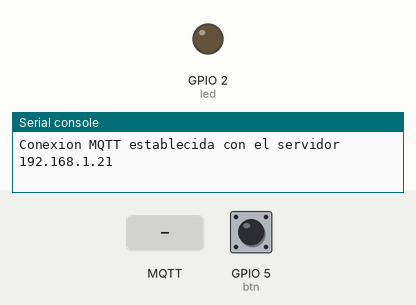
Simulated run of this program. Board: ESP32 board running MicroPython. Shown: output pins drawn as LEDs (lit = HIGH), the last lines printed to the serial console. The test bench sets the inputs (shaded band); at power-on: GPIO 5 (btn) HIGH. No MQTT or app messages arrive unless stated.

Above: at 1.3 s.
1.4 s: MQTT message "on" arrives on the first subscribed topic
At 2.8 s:
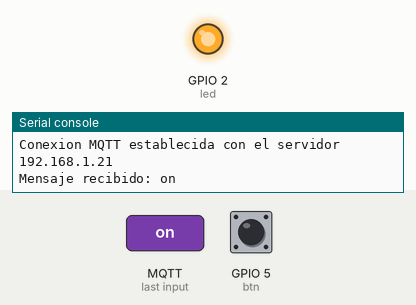
5.2 s: MQTT message "off" arrives on the first subscribed topic
At 5.9 s:
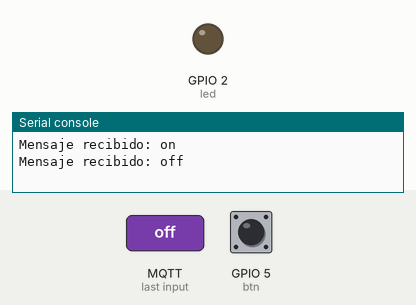
Timing chart, 0 to 8.2 s (numbered marks = the images above; inputs shaded):
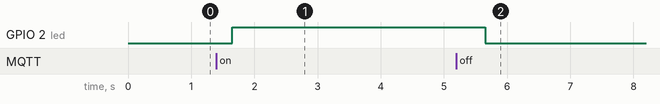

Measured:
- after the input at 1.4 s, GPIO 2 (led): LOW → HIGH after 0.25 s
- after the input at 5.2 s, GPIO 2 (led): HIGH → LOW after 0.45 s

The program:

micropython_mqtt_main.py
```python
from umqtt.simple import MQTTClient
import ubinascii
from machine import unique_id, Pin, reset
from time import sleep

#VARIABLES GENERALES MQTT:
client_id = ubinascii.hexlify(unique_id())
mqtt_server = '192.168.1.21'

#LED SETUP
led = Pin(2, Pin.OUT)
led_topic = b'devpe/led'

#BOTON SETUP
btn = Pin(5, Pin.IN, Pin.PULL_UP)
btn_topic = b'devpe/boton'

#MQTT CALLBACK
def led_callback(topic, msg):
    if msg.decode() == 'on':
        led.value(1)
    elif msg.decode() == 'off':
        led.value(0)
    print(f"Mensaje recibido: {msg.decode()}")

#MQTT SETUP Y SUBSCRIPCION
def cliente_mqtt():
    mqttc = MQTTClient(client_id, mqtt_server, keepalive=60)
    mqttc.set_callback(led_callback)
    mqttc.connect()
    mqttc.subscribe(led_topic)
    print(f'Conexion MQTT establecida con el servidor {mqtt_server}')
    return mqttc

#MQTT RECONEXION
def reinicia_mqtt():
    print('Fallo de conexion ... reestableciendo')
    sleep(10)
    reset()

#CREACION DEL CLIENTE Y SUBSCRIPCION
try:
    cliente = cliente_mqtt()
except OSError as e:
    reinicia_mqtt()

#CICLO DE PUBLICACION
while True:
    try:
        if cliente.check_msg() != 'None':
            if btn.value() == 0:
                mensaje = 'ESP32 DevPE'
                cliente.publish(btn_topic, mensaje.encode())
                print(f'Mensaje enviado a broker {mqtt_server}')
        sleep(0.5)
    except OSError as e:
        reinicia_mqtt()
```
